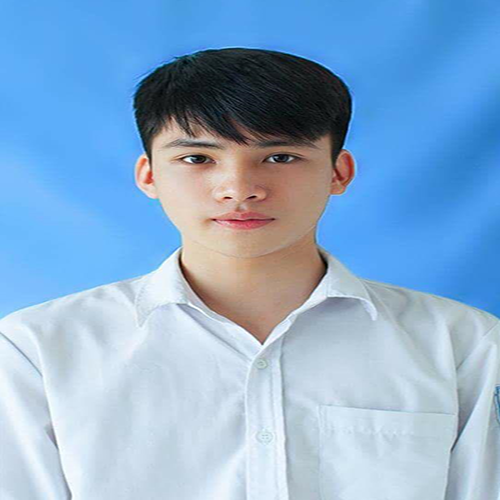
#> input picture data/Raw/Training/Nam/nam_1.png, 500 x 500 px; its folder holds 3 pictures in this run
$ jupyter execute --allow-errors primary_hog.ipynb
#> lines starting #> are read from the running program, lines starting #| are printed output that depends on the picture; after the words box and inside, x2 and y2 are one past the last pixel; in counts of white or black regions, pixels touching at a corner belong together; pictures that were not available may be replaced by others from this repository, and a replacement may not be noted
## Import libs

[cell 1]
import numpy as np
import cv2
import glob
import os
from skimage.feature import hog

## Preprocessing images

[cell 2]
def clear_folder():
    roots = ['../data/ratio_h_features', '../data/HOG_features', '../data/all_features']
    total_files = 0

    for root in roots:
        for path in os.listdir(root):
            os.remove(os.path.join(root, path))
            total_files += 1
#> pass 2 of the loop in clear_folder, `for root in roots:`:
#> pass 3 of the loop in clear_folder, `for root in roots:`:

    print("Removed {} files".format(total_files))

[cell 3]
rootdir = '../data/Raw/Training/'
total_img = 0
len_HOG_feature = None
len_hist_feature = None

# Clear feature folders
clear_folder()

# Initialize parameters for HOG - feature extraction algorithm

for path in glob.glob(f'{rootdir}/*/**'):
    img = cv2.imread(path)
#> img is the input picture: shape (500, 500, 3); mean B, G, R 207.8, 173.7, 138.1
    gray = cv2.cvtColor(img, cv2.COLOR_BGR2GRAY)
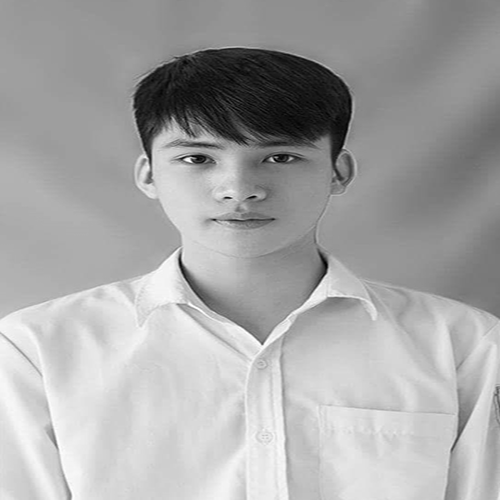
#> gray: shape (500, 500); min 0, max 255, mean 167
    gray = cv2.resize(gray, (96, 128), interpolation = cv2.INTER_AREA)
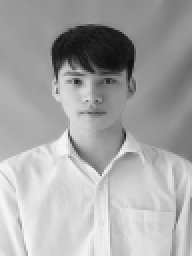
#> gray: shape (128, 96) (shown 2 times larger); min 12, max 246, mean 167
    gray_arr = np.asarray(gray)

    # Ratio hair feature
    img_white = np.ones((128, 96), dtype = np.uint8)
    count = 0
    for i in range(0,128):
        for j in range(0,96):
            if gray_arr[i][j] <= 51 :
                img_white[i][j] = 0
                count += 1
    ratio_h = [count / (128*96)]

    # HOG features
    hog_features, hog_image = hog(img_white, orientations = 4, pixels_per_cell=(8, 8),
                    cells_per_block=(2, 2), visualize = True)

    orient_features = np.zeros((4))
    for i in range(len(hog_features)):
        orient_features[i%4] += hog_features[i]

    # Concatenate histograms features and HOG features
    merged_features = np.concatenate((orient_features, ratio_h))

    # Save feature
    np.save('../data/ratio_h_features/' + path.split('\\')[-1].split('.')[0], ratio_h)
    np.save('../data/HOG_features/' + path.split('\\')[-1].split('.')[0], orient_features)
    np.save('../data/all_features/' + path.split('\\')[-1].split('.')[0], merged_features)

    # Count number of images
    total_img += 1
    len_HOG_feature = len(orient_features)
#> pass 2 of the loop `for path in glob.glob(f'{rootdir}/*/**'):`:
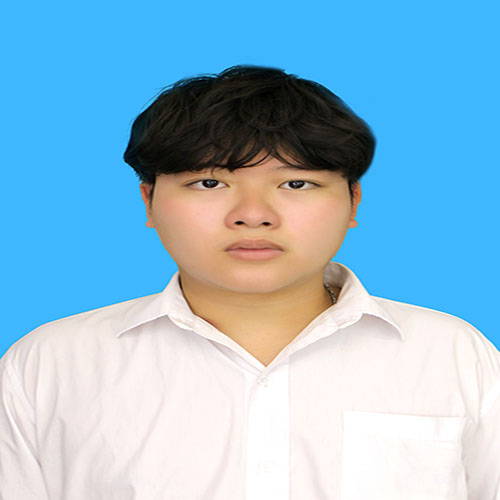
#> input picture data/Raw/Training/Nam/nam_10.jpg, 500 x 500 px
#> img is the input picture: shape (500, 500, 3); mean B, G, R 212, 187, 143.3
#> `gray = cv2.cvtColor(img, cv2.COLOR_BGR2GRAY)`:
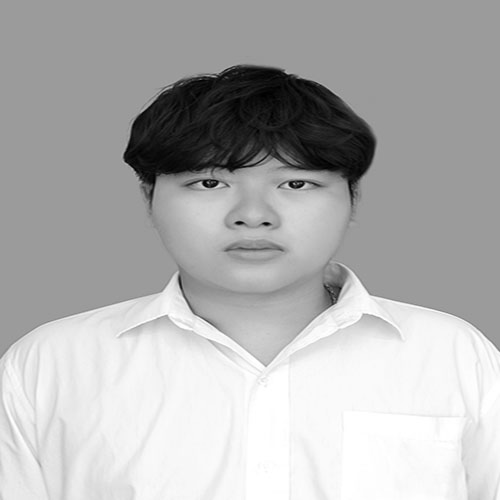
#> gray: shape (500, 500); min 0, max 255, mean 176.9
#> `gray = cv2.resize(gray, (96, 128), interpolation = cv2.INTER_AREA)`:
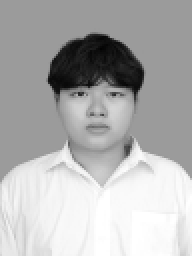
#> gray: shape (128, 96) (shown 2 times larger); min 2, max 255, mean 176.9
#> pass 3 of the loop `for path in glob.glob(f'{rootdir}/*/**'):`:
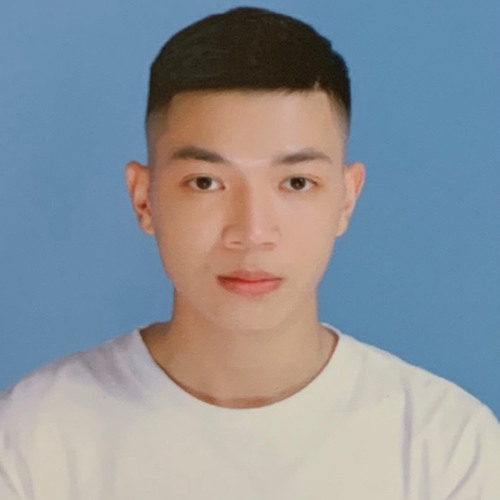
#> input picture data/Raw/Training/Nam/nam_11.png, 500 x 500 px
#> img is the input picture: shape (500, 500, 3); mean B, G, R 154.2, 147.1, 140.2
#> `gray = cv2.cvtColor(img, cv2.COLOR_BGR2GRAY)`:
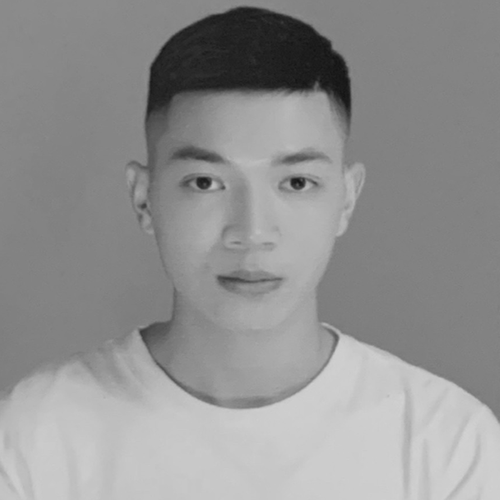
#> gray: shape (500, 500); min 19, max 210, mean 145.8
#> `gray = cv2.resize(gray, (96, 128), interpolation = cv2.INTER_AREA)`:
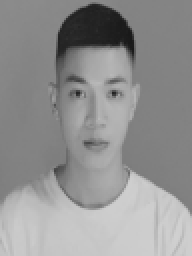
#> gray: shape (128, 96) (shown 2 times larger); min 25, max 208, mean 145.8
#> the loop made 4 passes; the first 3 are shown

### DONE
print("Length of HOG feature: {}".format(len_HOG_feature))
print("Length of hist_all_HOG feature: {}".format(len_HOG_feature + 1))
print("Processed: {} images".format(total_img))

## Calculate L2

[cell 4]
def get_features(img, method):

    # Convert images to
    gray = cv2.cvtColor(img, cv2.COLOR_BGR2GRAY)
    gray = cv2.resize(gray, (96, 128), interpolation = cv2.INTER_AREA)
    gray_arr = np.asarray(gray)

    # Ratio hair feature
    img_white = np.ones((128, 96), dtype = np.uint8)
    count = 0
    for i in range(0,128):
        for j in range(0,96):
            if gray_arr[i][j] <= 51 :
                img_white[i][j] = 0
                count += 1
    ratio_h = [count / (128*96)]

    # HOG features
    hog_features, hog_image = hog(img_white, orientations=8, pixels_per_cell=(8, 8),
                    cells_per_block=(2, 2), visualize = True)
    orient_features = np.zeros((4))
    for i in range(len(hog_features)):
        orient_features[i%4] += hog_features[i]

    # Concatenate histograms features and HOG features
    merged_features = np.concatenate((orient_features, ratio_h))

    if method == "Ratio hair":
        return ratio_h
    elif method == "HOG":
        return orient_features
    else:
        return merged_features

[cell 5]
def prediction(img, method):

    #Intialize params
    ratio_h_path = "../data/ratio_h_features/"
    hog_path = "../data/HOG_features/"
    all_features_path = "../data/all_features/"

    val = []
    idx = []

    current_features = get_features(img, method)

    if method == "Ratio hair":
        for path in glob.glob(f'{ratio_h_path}/*'):
            ratio_h_tmp = np.load(path)
            dist = np.linalg.norm(ratio_h_tmp - current_features)
            val.append(dist)
            idx.append(path)

    elif method == "HOG":
        for path in glob.glob(f'{hog_path}/*'):
            hog_tmp = np.load(path)
            dist = np.linalg.norm(hog_tmp - current_features)
            val.append(dist)
            idx.append(path)

    else:
        for path in glob.glob(f'{all_features_path}/*'):
            all_features_tmp = np.load(path)
            dist = np.linalg.norm(all_features_tmp - current_features)
            val.append(dist)
            idx.append(path)

    nearest_img = np.argsort(val)[:3]
    res_nu = 0
    for img_path in nearest_img:
        if 'nu' in idx[img_path]:
            res_nu += 1

    return 1 if res_nu > 1 else 0

[cell 6]
from sklearn.metrics import precision_score, recall_score, f1_score
test_path = "../data/Raw/Test/"
#> test_path = '../data/Raw/Test/'

gt = []
pred = []

#> (the rest of this cell did not finish here and is left out)

#> in get_features, `img_white = np.ones((128, 96), dtype = np.uint8)`: img_white: shape (128, 96); every value is 1
#> after the loop in get_features, `for i in range(0,128):`:
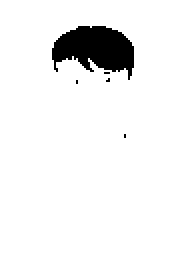
#> img_white: shape (128, 96) (shown 2 times larger); values 0 (black) and 1 (white), 94.1% white; 5 black regions (4 under 20 px), largest, box (x1, y1, x2, y2) and area: (26, 13, 67, 40) 712
#> in get_features, `hog_features, hog_image = hog(img_white, orientations=8, pixels_per_ce..`:
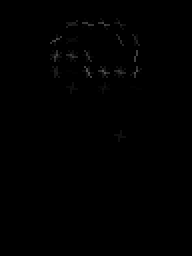
#> hog_image: shape (128, 96) float64 (shown 2 times larger); min 0, max 0.328, mean 0.00241
    gt.append(1) if 'nu' in img_path.lower() else gt.append(0)
    pred.append(predicted_label)

print(precision_score(gt, pred, average='binary'))
print(recall_score(gt, pred, average='binary'))
print(f1_score(gt, pred, average='binary'))
